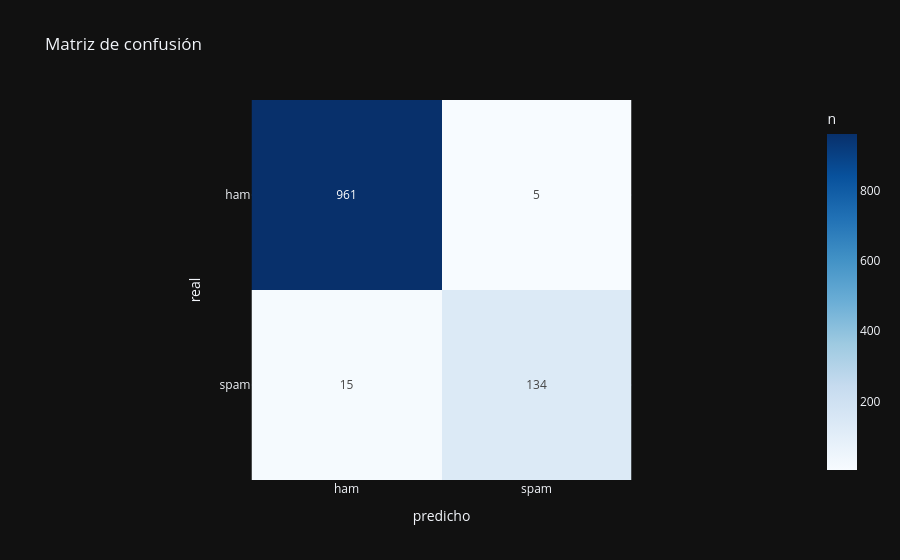

The notebook cell saved with this chart:
### Markdown cell above
## 📊 5 · Evaluación

Desempeño sobre textos no vistos (set de test).

### Code cell
# 5 · Evaluación en test
from sklearn.metrics import classification_report, confusion_matrix
y_pred = best.predict(X_test)
print(classification_report(y_test, y_pred))
labels = sorted(map(str, y.unique()))
cm = confusion_matrix(y_test, y_pred)
px.imshow(cm, x=labels, y=labels, text_auto=True, color_continuous_scale='Blues',
          labels=dict(x='predicho', y='real', color='n'), title='Matriz de confusión').show()

### Figure 1 — Plotly figure (JSON) as saved in the notebook; plotly's stock layout.template omitted (floating-point values rounded to 4 significant figures)
{"data": [{"coloraxis": "coloraxis", "hovertemplate": "predicho: %{x}<br>real: %{y}<br>n: %{z}<extra></extra>", "name": "0", "texttemplate": "%{z}", "type": "heatmap", "x": ["ham", "spam"], "xaxis": "x", "y": ["ham", "spam"], "yaxis": "y", "z": [[961, 5], [15, 134]]}], "layout": {"coloraxis": {"colorbar": {"title": {"text": "n"}}, "colorscale": [[0.0, "rgb(247,251,255)"], [0.125, "rgb(222,235,247)"], [0.25, "rgb(198,219,239)"], [0.375, "rgb(158,202,225)"], [0.5, "rgb(107,174,214)"], [0.625, "rgb(66,146,198)"], [0.75, "rgb(33,113,181)"], [0.875, "rgb(8,81,156)"], [1.0, "rgb(8,48,107)"]]}, "title": {"text": "Matriz de confusión"}, "xaxis": {"anchor": "y", "constrain": "domain", "domain": [0.0, 1.0], "scaleanchor": "y", "title": {"text": "predicho"}}, "yaxis": {"anchor": "x", "autorange": "reversed", "constrain": "domain", "domain": [0.0, 1.0], "title": {"text": "real"}}}}
